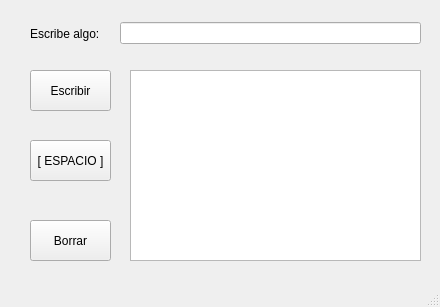
<?xml version="1.0" encoding="UTF-8"?>
<ui version="4.0">
 <class>MainWindow</class>
 <widget class="QMainWindow" name="MainWindow">
  <property name="geometry">
   <rect>
    <x>0</x>
    <y>0</y>
    <width>440</width>
    <height>307</height>
   </rect>
  </property>
  <property name="windowTitle">
   <string>MainWindow</string>
  </property>
  <widget class="QWidget" name="centralwidget">
   <widget class="QPushButton" name="btnEscribir">
    <property name="geometry">
     <rect>
      <x>30</x>
      <y>70</y>
      <width>81</width>
      <height>41</height>
     </rect>
    </property>
    <property name="text">
     <string>Escribir</string>
    </property>
    <attribute name="buttonGroup">
     <string notr="true">buttonGroup</string>
    </attribute>
   </widget>
   <widget class="QPushButton" name="btnEspacio">
    <property name="geometry">
     <rect>
      <x>30</x>
      <y>140</y>
      <width>81</width>
      <height>41</height>
     </rect>
    </property>
    <property name="text">
     <string>[ ESPACIO ]</string>
    </property>
    <attribute name="buttonGroup">
     <string notr="true">buttonGroup</string>
    </attribute>
   </widget>
   <widget class="QPushButton" name="btnBorrar">
    <property name="geometry">
     <rect>
      <x>30</x>
      <y>220</y>
      <width>81</width>
      <height>41</height>
     </rect>
    </property>
    <property name="text">
     <string>Borrar</string>
    </property>
    <attribute name="buttonGroup">
     <string notr="true">buttonGroup</string>
    </attribute>
   </widget>
   <widget class="QTextEdit" name="textoGeneral">
    <property name="geometry">
     <rect>
      <x>130</x>
      <y>70</y>
      <width>291</width>
      <height>191</height>
     </rect>
    </property>
   </widget>
   <widget class="QWidget" name="">
    <property name="geometry">
     <rect>
      <x>30</x>
      <y>20</y>
      <width>391</width>
      <height>27</height>
     </rect>
    </property>
    <layout class="QHBoxLayout" name="horizontalLayout">
     <item>
      <widget class="QLabel" name="label">
       <property name="text">
        <string>Escribe algo:</string>
       </property>
      </widget>
     </item>
     <item>
      <spacer name="horizontalSpacer">
       <property name="orientation">
        <enum>Qt::Orientation::Horizontal</enum>
       </property>
       <property name="sizeType">
        <enum>QSizePolicy::Policy::Fixed</enum>
       </property>
       <property name="sizeHint" stdset="0">
        <size>
         <width>14</width>
         <height>20</height>
        </size>
       </property>
      </spacer>
     </item>
     <item>
      <widget class="QLineEdit" name="lineEdit"/>
     </item>
    </layout>
   </widget>
  </widget>
  <widget class="QMenuBar" name="menubar">
   <property name="geometry">
    <rect>
     <x>0</x>
     <y>0</y>
     <width>440</width>
     <height>22</height>
    </rect>
   </property>
  </widget>
  <widget class="QStatusBar" name="statusbar"/>
 </widget>
 <resources/>
 <connections/>
 <buttongroups>
  <buttongroup name="buttonGroup"/>
 </buttongroups>
</ui>
